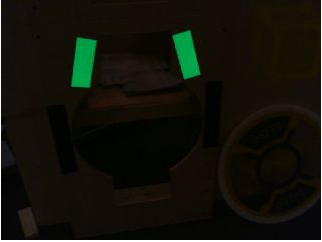
#> input picture vision/target.PNG, 322 x 242 px, given in place of the camera
$ python color_tracking.py
#> lines starting #> are read from the running program, lines starting #| are printed output that depends on the picture
import cv2 as cv
import numpy as np

capture = cv.VideoCapture(0)

while True:
    # Take each frame
    _, frame = capture.read()
#> frame is the input picture: shape (242, 322, 3); mean B, G, R 11, 18.8, 19.2

    # Convert BGR to HSV
    hsv = cv.cvtColor(frame, cv.COLOR_BGR2HSV)
#> hsv: shape (242, 322, 3); mean H, S, V 25.7, 166.9, 23

    # Define range of yellow color in HSV
    lower = np.array([20, 150, 100])
    upper = np.array([30, 255, 255])

    # Threshold the HSV image to get only blue colors
    mask = cv.inRange(hsv, lower, upper)
#> mask: shape (242, 322); every value is 0
    ret, filtered = cv.threshold(cv.blur(mask, (5, 5)), 0, 255, cv.THRESH_BINARY+cv.THRESH_OTSU)
#> ret = 0

    # Contours
    contours, hierarchy = cv.findContours(filtered, cv.RETR_TREE, cv.CHAIN_APPROX_SIMPLE)
#> contours = []

    result = cv.bitwise_and(frame, frame, mask=filtered)
#> result: shape (242, 322, 3); every value is 0

    if contours:
        areas = [(i, cv.contourArea(cnt)) for i, cnt in enumerate(contours)]

        for area in areas:
            if area[1] > 10000:
                cv.putText(frame, str(area[1]), (0, 10), cv.FONT_HERSHEY_PLAIN, 1, (0, 255, 0))
                cv.drawContours(frame, [contours[area[0]]], 0, (0,255,0), 3)
                # box = cv.boxPoints(cv.minAreaRect(contours[0]))
                # box = np.int0(box)
                # cv.drawContours(frame, [box], 0, (0, 255, 0), 2)
                break

    cv.imshow('Result', np.hstack([frame, result]))
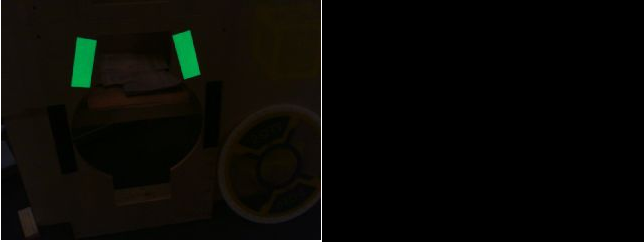
#> window 'Result': shape (242, 644, 3); mean B, G, R 5.5, 9.4, 9.6

    if cv.waitKey(5) & 0xFF == 27:
#> (key Esc is pressed here)
        break

cv.destroyAllWindows()
